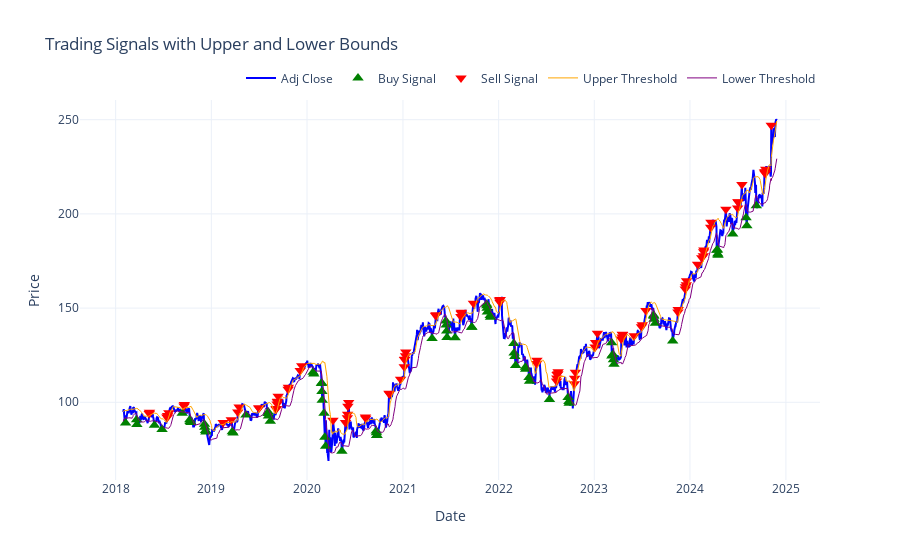

The code cell stored with this chart in its notebook:
### Code cell
data_rolling["buy_signal"] = data_rolling["Adj Close"].where(data_rolling["signal"] == 1)
data_rolling["sell_signal"] = data_rolling["Adj Close"].where(data_rolling["signal"] == -1)

fig = go.Figure()

# Add the Adj Close price line
fig.add_trace(go.Scatter(
    x=data_rolling["Date"],
    y=data_rolling["Adj Close"],
    mode='lines',
    name='Adj Close',
    line=dict(color='blue')
))

# Add buy signals
fig.add_trace(go.Scatter(
    x=data_rolling["Date"],
    y=data_rolling["buy_signal"],
    mode='markers',
    name='Buy Signal',
    marker=dict(color='green', size=10, symbol='triangle-up')
))

# Add sell signals
fig.add_trace(go.Scatter(
    x=data_rolling["Date"],
    y=data_rolling["sell_signal"],
    mode='markers',
    name='Sell Signal',
    marker=dict(color='red', size=10, symbol='triangle-down')
))

# Add the upper threshold line
fig.add_trace(go.Scatter(
    x=data_rolling["Date"],
    y=upper_threshold,
    mode='lines',
    name='Upper Threshold',
    line=dict(color='orange', width=1)  # Thinner line
))

# Add the lower threshold line
fig.add_trace(go.Scatter(
    x=data_rolling["Date"],
    y=lower_threshold,
    mode='lines',
    name='Lower Threshold',
    line=dict(color='purple', width=1)  # Thinner line
))

# Add layout details
fig.update_layout(
    title="Trading Signals with Upper and Lower Bounds",
    xaxis_title="Date",
    yaxis_title="Price",
    legend=dict(orientation='h', yanchor='bottom', y=1.02, xanchor='right', x=1),
    template='plotly_white'
)

# Show the figure
fig.show()

### Figure 1 — Plotly figure (JSON) as saved in the notebook; plotly's stock layout.template omitted (floating-point values rounded to 4 significant figures; data arrays with more than 128 entries replaced by an {"elided": "..."} marker saying what was removed)
{"data": [{"line": {"color": "blue"}, "mode": "lines", "name": "Adj Close", "type": "scatter", "x": {"elided": "1720 str values"}, "y": {"elided": "1720 float values"}}, {"marker": {"color": "green", "size": 10, "symbol": "triangle-up"}, "mode": "markers", "name": "Buy Signal", "type": "scatter", "x": {"elided": "1720 str values"}, "y": {"elided": "1720 float values"}}, {"marker": {"color": "red", "size": 10, "symbol": "triangle-down"}, "mode": "markers", "name": "Sell Signal", "type": "scatter", "x": {"elided": "1720 str values"}, "y": {"elided": "1720 float values"}}, {"line": {"color": "orange", "width": 1}, "mode": "lines", "name": "Upper Threshold", "type": "scatter", "x": {"elided": "1720 str values"}, "y": {"elided": "1720 float values"}}, {"line": {"color": "purple", "width": 1}, "mode": "lines", "name": "Lower Threshold", "type": "scatter", "x": {"elided": "1720 str values"}, "y": {"elided": "1720 float values"}}], "layout": {"legend": {"orientation": "h", "x": 1, "xanchor": "right", "y": 1.02, "yanchor": "bottom"}, "title": {"text": "Trading Signals with Upper and Lower Bounds"}, "xaxis": {"title": {"text": "Date"}}, "yaxis": {"title": {"text": "Price"}}}}
